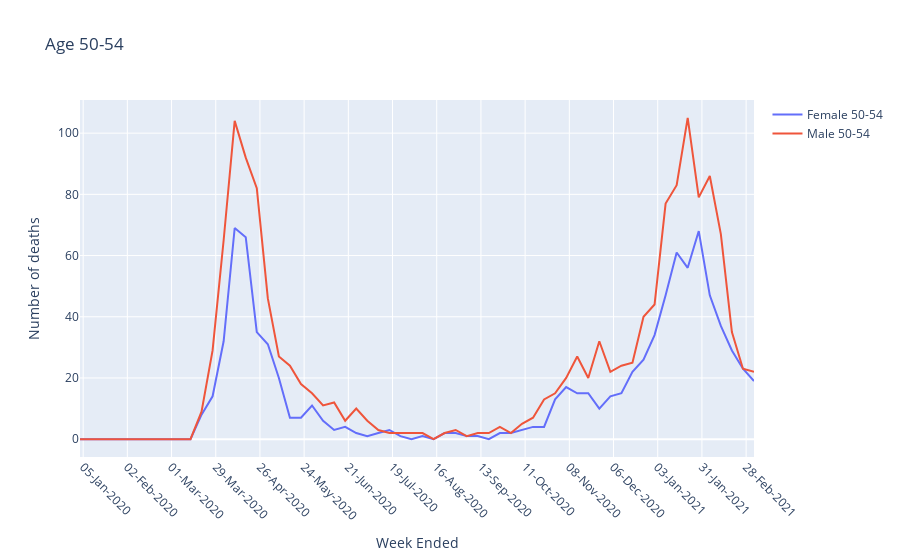

The cell this chart's notebook holds for it:
### Code cell
fig = init_plot('Age 50-54')
plot_line(fig, df[(df['Sex'] == 'Female') & (df['Age'] == '50-54')], 'Female 50-54')
plot_line(fig, df[(df['Sex'] == 'Male') & (df['Age'] == '50-54')], 'Male 50-54')
fig.show()
